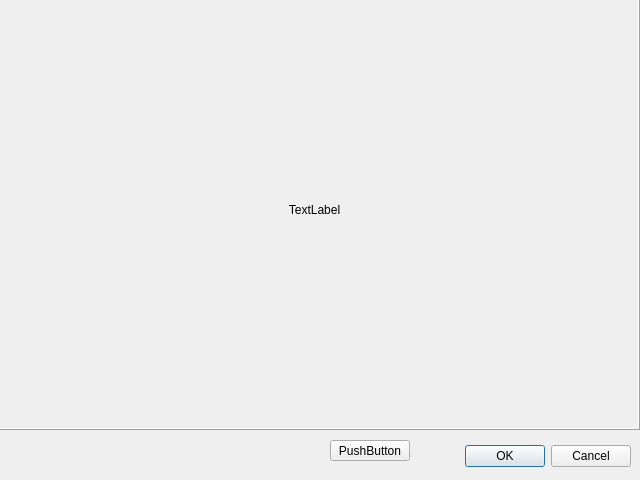
<?xml version="1.0" encoding="UTF-8"?>
<ui version="4.0">
 <class>PatternDlg</class>
 <widget class="QDialog" name="PatternDlg">
  <property name="geometry">
   <rect>
    <x>0</x>
    <y>0</y>
    <width>640</width>
    <height>480</height>
   </rect>
  </property>
  <property name="windowTitle">
   <string>Dialog</string>
  </property>
  <widget class="QDialogButtonBox" name="buttonBox">
   <property name="geometry">
    <rect>
     <x>10</x>
     <y>440</y>
     <width>621</width>
     <height>32</height>
    </rect>
   </property>
   <property name="orientation">
    <enum>Qt::Horizontal</enum>
   </property>
   <property name="standardButtons">
    <set>QDialogButtonBox::Cancel|QDialogButtonBox::Ok</set>
   </property>
  </widget>
  <widget class="QWidget" name="verticalLayoutWidget">
   <property name="geometry">
    <rect>
     <x>-11</x>
     <y>-11</y>
     <width>651</width>
     <height>441</height>
    </rect>
   </property>
   <layout class="QVBoxLayout" name="verticalLayout">
    <item>
     <widget class="QLabel" name="sampleLabel">
      <property name="frameShape">
       <enum>QFrame::Box</enum>
      </property>
      <property name="frameShadow">
       <enum>QFrame::Raised</enum>
      </property>
      <property name="text">
       <string>TextLabel</string>
      </property>
      <property name="alignment">
       <set>Qt::AlignCenter</set>
      </property>
     </widget>
    </item>
   </layout>
  </widget>
  <widget class="QPushButton" name="btn1">
   <property name="geometry">
    <rect>
     <x>330</x>
     <y>440</y>
     <width>80</width>
     <height>21</height>
    </rect>
   </property>
   <property name="text">
    <string>PushButton</string>
   </property>
  </widget>
 </widget>
 <resources/>
 <connections>
  <connection>
   <sender>buttonBox</sender>
   <signal>accepted()</signal>
   <receiver>PatternDlg</receiver>
   <slot>accept()</slot>
   <hints>
    <hint type="sourcelabel">
     <x>248</x>
     <y>254</y>
    </hint>
    <hint type="destinationlabel">
     <x>157</x>
     <y>274</y>
    </hint>
   </hints>
  </connection>
  <connection>
   <sender>buttonBox</sender>
   <signal>rejected()</signal>
   <receiver>PatternDlg</receiver>
   <slot>reject()</slot>
   <hints>
    <hint type="sourcelabel">
     <x>316</x>
     <y>260</y>
    </hint>
    <hint type="destinationlabel">
     <x>286</x>
     <y>274</y>
    </hint>
   </hints>
  </connection>
 </connections>
</ui>
